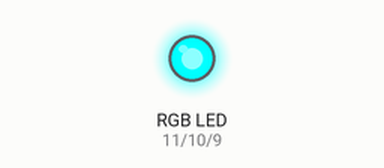
The sketch below on a simulated Arduino Uno, built with avr-gcc and run on an emulated ATmega328P. On the bench: an RGB LED mixed from three pins (HIGH = lit).

Above: at 0.5 s.
At 1.5 s:
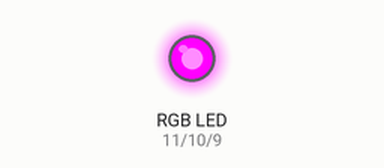
At 2.5 s:
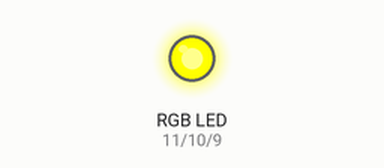
At 3.5 s:
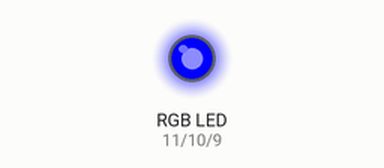
At 4.5 s:
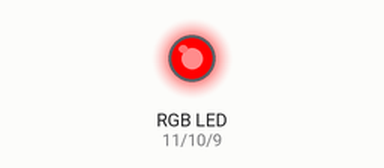
At 8.0 s:
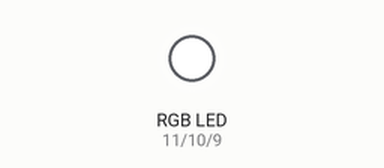
Timing chart, 0 to 11.7 s (numbered marks = the images above):
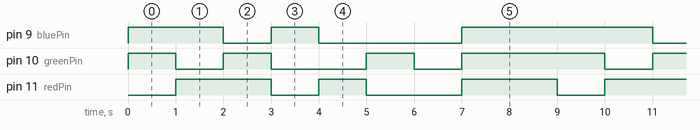

The sketch:

Controlling_RGB_LED_Sketch.ino
```cpp
int redPin = 11; //Red connected to digital pin 11
int greenPin = 10; //Red connected to digital pin 10
int bluePin = 9; //Red connected to digital pin 9
void setup()
{
 pinMode(redPin, OUTPUT); //Red as otput
 pinMode(greenPin, OUTPUT); //Green as output
 pinMode(bluePin, OUTPUT); //Blue as output
}
void loop()
{
 color (255, 0, 0); //Red
 delay (1000); //Wait one second
 color (0,255, 0); //Green
 delay (1000); //Wait one second
 color (0, 0, 255); //Blue
 delay (1000); //Wait one second
 color(255,255,0); //Yellow
 delay(1000); //Wait one second
 color(0,255,255); //Cyan
 delay(1000); //Wait one second
 color(255,0,255); //Magenta
 delay(1000); //Wait one second
 color (255,255,255); //White
 delay(1000); //Wait one second
 color(0,0,0); //Off
 delay(2000); //Wait one second
}

void color (int red, int green, int blue) //1st numeral red integer, 2nd numeral as green integer and 3rd numeral as blue integer
{
 analogWrite (redPin, 255-red); //analogwrite red to red integer
 analogWrite (greenPin, 255-green); //analogwrite green to green integer
 analogWrite (bluePin, 255-blue); //analogwrite blue to blue integer
} 
```

Measured:
- by itself, pin 9 (bluePin): repeats every 9.0 s: LOW 1.0 s, HIGH 1.0 s, LOW 3.0 s, HIGH 4.0 s
- by itself, pin 10 (greenPin): repeats every 9.0 s: LOW 1.0 s, HIGH 1.0 s, LOW 2.0 s, HIGH 1.0 s, LOW 1.0 s, HIGH 3.0 s
- by itself, pin 11 (redPin): repeats every 9.0 s: LOW 1.0 s, HIGH 1.0 s, LOW 2.0 s, HIGH 2.0 s, LOW 1.0 s, HIGH 2.0 s
